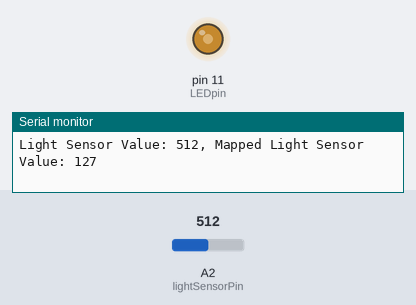
A sketch run on a simulated Arduino Uno, built with avr-gcc and run on an emulated ATmega328P. On the bench: output pins drawn as LEDs (lit = HIGH), the last lines printed to the serial monitor. The inputs (shaded band) are chosen by the test bench; at power-on: A2 (lightSensorPin) = 512.

Above: at 1.2 s.
1.3 s: A2 (lightSensorPin) set to 716
At 1.6 s:
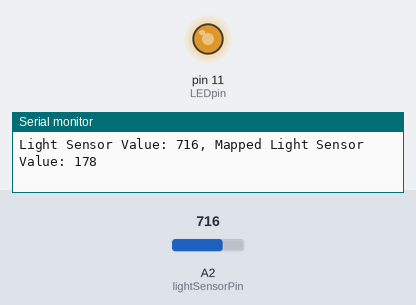
2.8 s: A2 (lightSensorPin) set to 988
At 3.2 s:
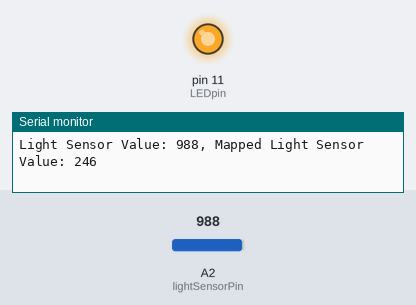
4.3 s: A2 (lightSensorPin) set to 1010
At 4.8 s:
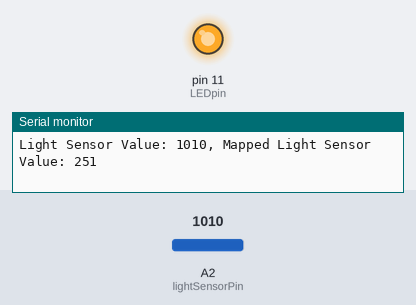
7.3 s: A2 (lightSensorPin) set to 122
At 8.1 s:
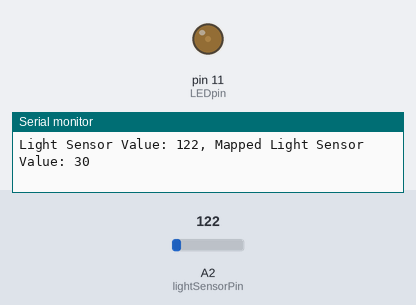
8.8 s: A2 (lightSensorPin) set to 44
At 9.7 s:
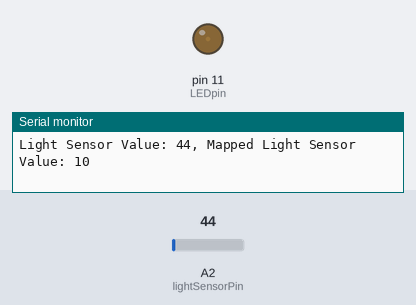
10.3 s: A2 (lightSensorPin) set to 37
At 11.3 s:
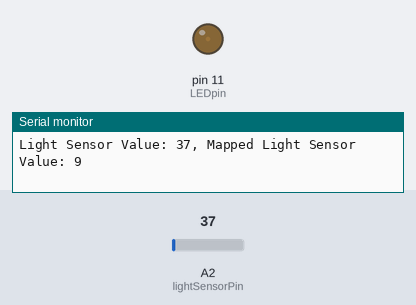
Timing chart, 0 to 12.8 s (numbered marks = the images above; inputs shaded):
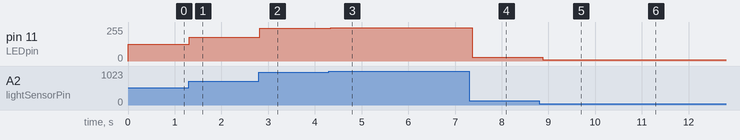

Measured:
- after the input at 1.3 s, pin 11 (LEDpin): 127/255 → 178/255 at once
- after the input at 2.8 s, pin 11 (LEDpin): 178/255 → 246/255 at once
- after the input at 4.3 s, pin 11 (LEDpin): 246/255 → 251/255 at once
- after the input at 7.3 s, pin 11 (LEDpin): 251/255 → 30/255 after 0.07 s
- after the input at 8.8 s, pin 11 (LEDpin): 30/255 → 10/255 after 0.08 s
- after the input at 10.3 s, pin 11 (LEDpin): 10/255 → 9/255 after 0.09 s

The sketch:

MWE_Ch07_Mapping.ino
```cpp
/*
Make: Wearable Electronics
 Mapping example
 */

// initialize variables
int lightSensorValue = 0;
int lightSensorPin = A2;
int LEDpin = 11;
int mappedLightSensorValue = 0;

void setup() {
  // initialize serial communication:
  Serial.begin(9600);
}

void loop() {
  // read light sensor pin and store value in a variable:
  lightSensorValue = analogRead(lightSensorPin);

  // map sensor value
  mappedLightSensorValue = map(lightSensorValue, 0, 1023, 0, 255);

  // set analog output accordingly
  analogWrite(LEDpin, mappedLightSensorValue);

  // print the sensor and mapped sensor values:
  Serial.print("Light Sensor Value: ");
  Serial.print(lightSensorValue);
  Serial.print(", Mapped Light Sensor Value: ");
  Serial.println(mappedLightSensorValue);

  // delay between readings:
  delay(100);
}
```
